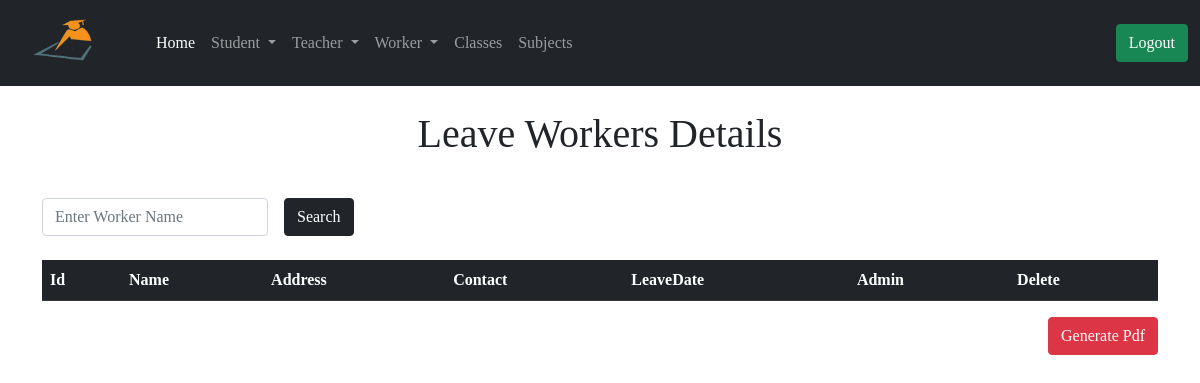
The app's page /administrator/leave_worker_detials (signed in), older data.
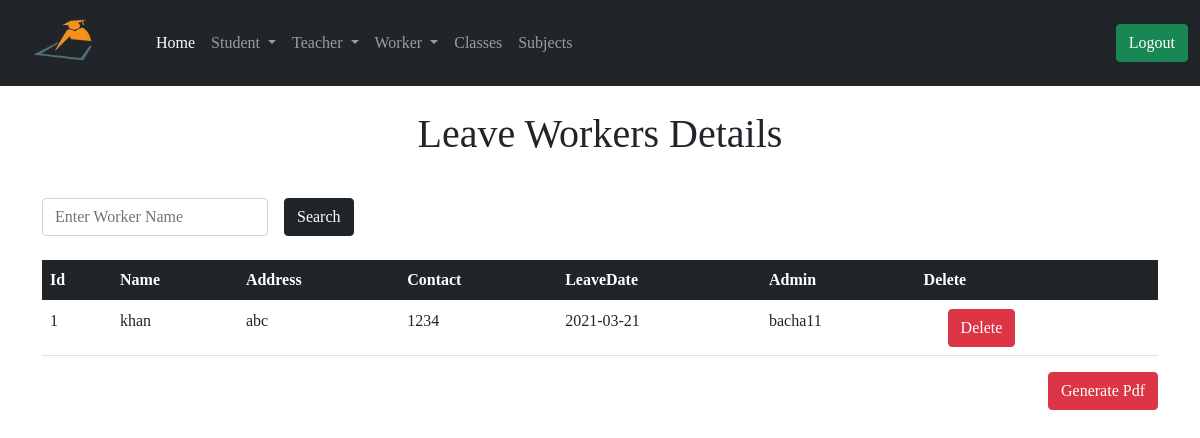
The same page, newer data.
### app/models.py (models this page shows, shortened)
class LeaveWorker(db.Model):
    id = db.Column(db.Integer, primary_key=True)
    leave_worker_name = db.Column(db.String(64))
    leave_worker_address = db.Column(db.String(128))
    leave_worker_contact = db.Column(db.String(64))
    leave_date = db.Column(db.DateTime, default=datetime.utcnow())
    admin_id = db.Column(db.Integer, db.ForeignKey('user.id'))

class User(UserMixin, db.Model):
    id = db.Column(db.Integer, primary_key=True)
    username = db.Column(db.String(32), unique=True)
    email = db.Column(db.String(64), unique=True)
    password_hash = db.Column(db.String(128))
    join_date = db.Column(db.DateTime, default=datetime.utcnow())
    student = db.relationship('Student', backref='admin')
    leavestudent = db.relationship('LeaveStudent', backref='admin')
    teacher = db.relationship('Teacher', backref='admin')
    leaveteacher = db.relationship('LeaveTeacher', backref='admin')
    worker = db.relationship('Worker', backref='admin')
    leaveworker = db.relationship('LeaveWorker', backref='admin')
    classs = db.relationship('Class', backref='admin')
    subject = db.relationship('Subject', backref='admin')

### app/routes.py (the view)
@app.route('/administrator/leave_worker_detials')
@login_required
def leave_worker_detials():
    query = request.args.get('query')
    if query:
        leave_worker = LeaveWorker.query.filter(LeaveWorker.leave_worker_name.contains(query))
        return render_template('administrator/leave_worker.html', title='Leave Worker', leave_worker=leave_worker, query=query)
    page = request.args.get('page', 1, type=int)
    leave_worker = LeaveWorker.query.order_by(LeaveWorker.id.asc()).paginate(
        page, app.config['ENTRY_PER_PAGE'], False)
    next_url = url_for('leave_worker_detials', page=leave_worker.next_num) \
        if leave_worker.has_next else None
    prev_url = url_for('leave_worker_detials', page=leave_worker.prev_num) \
        if leave_worker.has_prev else None
    return render_template('administrator/leave_worker.html', title='Leave Worker', leave_worker=leave_worker.items, next_url=next_url, prev_url=prev_url)

### app/models.py (called while the page is built)
@login.user_loader
def load_user(id):
    return User.query.get(int(id))

### app/routes.py (called while the page is built)
@app.before_request
def before_request():
    g.user = None
    if 'teacher_id' in session:
        user = Teacher.query.filter_by(id=session['teacher_id']).first()
        g.user = user

@app.before_request
def std_before_request():
    g.std_user = None
    if 'student_id' in session:
        std_user = Student.query.filter_by(id=session['student_id']).first()
        g.std_user = std_user

### app/templates/administrator/leave_worker.html (shortened to what this page needs)
{% extends 'administrator/base.html' %}
{% block content %}
<div class="container">
  {% if query %}
  <h1 class="text-center mt-4">Search Result About! <span class="text-primary"> {{ query }} </span></h1>
  {% else %}
  <h1 class="text-center mt-4">Leave Workers Details</h1>
  {% endif %}
  <form action="" method="GET">
    <div class="row g-3 align-items-center mt-4">
      <div class="col-auto">
        <input type="search" name="query" id="inputPassword6" class="form-control" placeholder="Enter Worker Name" required>
      </div>
      <div class="col-auto">
        <button type="submit" class="btn btn-dark">Search</button>
      </div>
    </div>
  </form>
  <table class="table mt-4">
      <thead class="table-dark">
        <tr>
          <th scope="col">Id</th>
          <th scope="col">Name</th>
          <th scope="col">Address</th>
          <th scope="col">Contact</th>
          <th scope="col">LeaveDate</th>
          <th scope="col">Admin</th>
          <th scope="col">Delete</th>
        </tr>
      </thead>
      {% for worker in leave_worker %}
      <tbody>
        <tr>
          <td> {{ worker.id }}</td>
          <td> {{ worker.leave_worker_name }} </td>
          <td> {{ worker.leave_worker_address }} </td>
          <td> {{ worker.leave_worker_contact }} </td>
          <td> {{ worker.leave_date.strftime('%Y-%m-%d') }} </td>
          <td> {{ worker.admin.username }} </td>
          <td>
              <button type="button" class="btn btn-danger ms-4" data-bs-toggle="modal" data-bs-target="#exampleModal">
                  Delete
              </button>
          </td>
        </tr>
      </tbody>
      {% endfor %}
  </table>
  <form action="{{ url_for('leave_worker_pdf') }}" method="POST">
    <button type="submit" class="btn btn-danger float-end">Generate Pdf</button>
  </form>
</div>
{% endblock %}

### app/templates/administrator/base.html (shortened to what this page needs)
<!DOCTYPE html>
<html lang="en">
<head>
    <link href="https://cdn.jsdelivr.net/npm/bootstrap@5.0.0-beta2/dist/css/bootstrap.min.css" rel="stylesheet">
    <link rel="stylesheet" href="{{ url_for('static', filename='style/index.css') }}">
</head>
<body>
    {% include 'administrator/nav.html' %}
    {% block content %} {% endblock %}
</body>
</html>

### app/templates/administrator/nav.html (shortened to what this page needs)
<nav class="navbar navbar-expand-lg navbar-dark bg-dark">
    <div class="container-fluid">
      <a class="navbar-brand" href="{{ url_for('administrator') }}"><img src=" {{ url_for('static', filename='image/rsz_1logo.png')}} " class="brand_logo " width="120px" height="60px"  alt="Logo"></a>
      <div class="collapse navbar-collapse" id="navbarSupportedContent">
        <ul class="navbar-nav me-auto mb-2 mb-lg-0">
          <li class="nav-item">
            <a class="nav-link active" aria-current="page" href="{{ url_for('administrator') }}">Home</a>
          </li>
          <li class="nav-item dropdown">
            <a class="nav-link dropdown-toggle" href="#" id="navbarDropdown" role="button" data-bs-toggle="dropdown" aria-expanded="false">
              Student
            </a>
          </li>
          <li class="nav-item dropdown">
            <a class="nav-link dropdown-toggle" href="#" id="navbarDropdown" role="button" data-bs-toggle="dropdown" aria-expanded="false">
              Teacher
            </a>
          </li>
          <li class="nav-item dropdown">
            <a class="nav-link dropdown-toggle" href="#" id="navbarDropdown" role="button" data-bs-toggle="dropdown" aria-expanded="false">
              Worker
            </a>
          </li>
          <li class="nav-item">
            <a class="nav-link " aria-current="page" href="{{ url_for('list_of_class') }}">Classes</a>
          </li>
          <li class="nav-item">
            <a class="nav-link " aria-current="page" href="{{ url_for('list_of_subject') }}">Subjects</a>
          </li>
        </ul>
        {% if current_user.is_anonymous %}
        <a href="{{ url_for('admin_login') }}"><button class="btn btn-success ms-2">Admin</button></a>
        {% else %}
        <a href="{{ url_for('admin_logout') }}"><button class="btn btn-success ms-2">Logout</button></a>
        {% endif %}
      </div>
    </div>
  </nav>

### app/templates/administrator/base.html (style rules this page uses)
body { font-family: 'Times New Roman', Times, serif; }

Row changes from the older to the newer data that the page shows:
added LeaveWorker: id "1", leave_worker_name "khan", leave_worker_address "abc", leave_worker_contact "1234", leave_date "2021-03-21", admin.username "bacha11"
